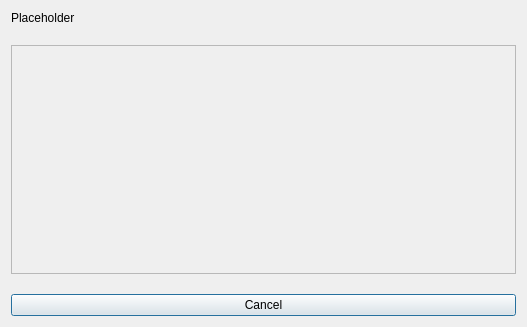
<?xml version="1.0" encoding="UTF-8"?>
<ui version="4.0">
 <class>SelectionDialog</class>
 <widget class="QDialog" name="SelectionDialog">
  <property name="geometry">
   <rect>
    <x>0</x>
    <y>0</y>
    <width>527</width>
    <height>327</height>
   </rect>
  </property>
  <property name="windowTitle">
   <string>Select</string>
  </property>
  <layout class="QVBoxLayout" name="verticalLayout">
   <property name="spacing">
    <number>20</number>
   </property>
   <item>
    <widget class="QLabel" name="descriptionLabel">
     <property name="text">
      <string>Placeholder</string>
     </property>
     <property name="wordWrap">
      <bool>true</bool>
     </property>
    </widget>
   </item>
   <item>
    <widget class="QScrollArea" name="scrollArea">
     <property name="horizontalScrollBarPolicy">
      <enum>Qt::ScrollBarAlwaysOff</enum>
     </property>
     <property name="widgetResizable">
      <bool>true</bool>
     </property>
     <widget class="QWidget" name="scrollAreaWidgetContents">
      <property name="geometry">
       <rect>
        <x>0</x>
        <y>0</y>
        <width>503</width>
        <height>219</height>
       </rect>
      </property>
      <layout class="QVBoxLayout" name="verticalLayout_2">
       <property name="margin">
        <number>0</number>
       </property>
       <item>
        <widget class="QDialogButtonBox" name="buttonBox">
         <property name="sizePolicy">
          <sizepolicy hsizetype="Expanding" vsizetype="Expanding">
           <horstretch>0</horstretch>
           <verstretch>0</verstretch>
          </sizepolicy>
         </property>
         <property name="orientation">
          <enum>Qt::Vertical</enum>
         </property>
         <property name="standardButtons">
          <set>QDialogButtonBox::NoButton</set>
         </property>
         <property name="centerButtons">
          <bool>false</bool>
         </property>
        </widget>
       </item>
      </layout>
     </widget>
    </widget>
   </item>
   <item>
    <widget class="QPushButton" name="cancelButton">
     <property name="text">
      <string>Cancel</string>
     </property>
    </widget>
   </item>
  </layout>
 </widget>
 <resources/>
 <connections/>
</ui>
